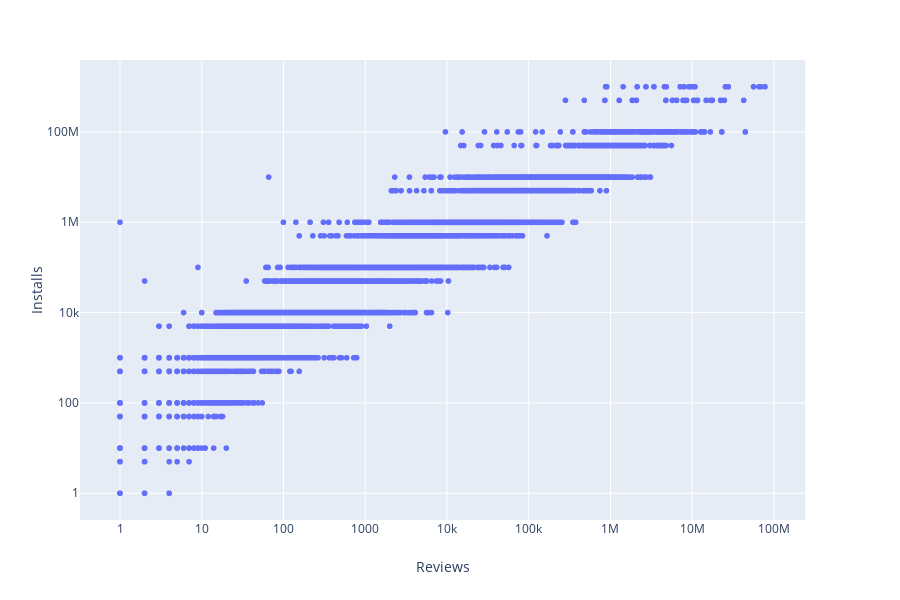

Notebook code for this chart:
### Markdown cell above
#### Relationship between Installs and Reviews

### Code cell
fig = px.scatter(gplaystore_sub, x = 'Reviews', y='Installs')
fig.update_layout(xaxis_type="log", yaxis_type="log")
fig.show()

### Figure 1 — Plotly figure (JSON) as saved in the notebook; plotly's stock layout.template omitted (floating-point values rounded to 4 significant figures; data arrays with more than 128 entries replaced by an {"elided": "..."} marker saying what was removed)
{"data": [{"hoverlabel": {"namelength": 0}, "hovertemplate": "Reviews=%{x}<br>Installs=%{y}", "legendgroup": "", "marker": {"color": "#636efa", "symbol": "circle"}, "mode": "markers", "name": "", "showlegend": false, "type": "scattergl", "x": {"elided": "10840 int values"}, "xaxis": "x", "y": {"elided": "10840 int values"}, "yaxis": "y"}], "layout": {"height": 600, "legend": {"tracegroupgap": 0}, "margin": {"t": 60}, "xaxis": {"anchor": "y", "domain": [0, 0.98], "title": {"text": "Reviews"}, "type": "log"}, "yaxis": {"anchor": "x", "domain": [0, 1], "title": {"text": "Installs"}, "type": "log"}}}
